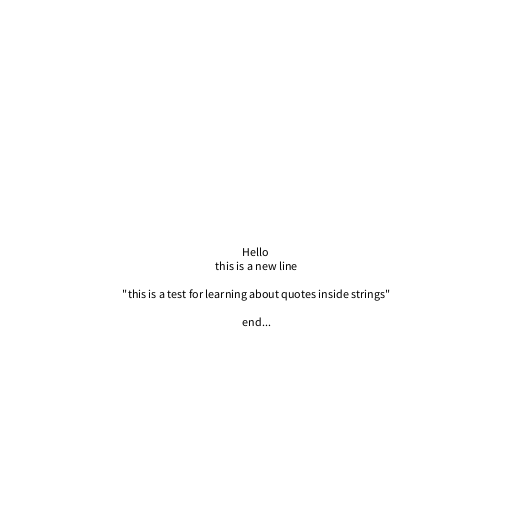
Frame 1 (no input)
Frame 60 (the mouse pressed at the canvas centre just before this capture): identical to frame 1, image omitted
Frame 120 (the mouse held since frame 60 and released just before this capture): identical to frame 1, image omitted

The Processing sketch that drew this single still picture (run headless with seeded random() and noise(); from frame 60 on, the mouse is pressed at the canvas centre):

// Processing sketch: sketch_09_escapeSequences
// ── sketch_09_escapeSequences.pde

void setup()
{
  
  size(512,512);
    println("Hello \n world");

    println("\n ---- \n");
    
    println("Hello \t world");
  textAlign(CENTER);
}
void draw()
{
  background(255);
  fill(0);
  text("Hello \n this is a new line \n\n \"this is a test for learning about quotes inside strings\" \n\n end... ",width/2,height/2);
}
